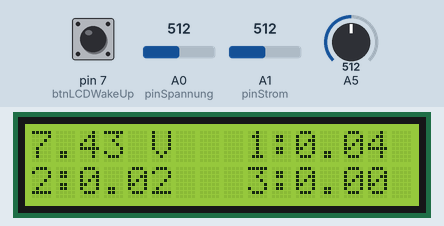
A sketch run on a simulated Arduino Uno, built with avr-gcc and run on an emulated ATmega328P. Shown: 16×2 character LCD. The test bench sets the inputs (shaded band); at power-on: A5 = 512, A1 (pinStrom) = 512, A0 (pinSpannung) = 512, pin 7 (btnLCDWakeUp) LOW. What the sketch prints to the serial monitor is not drawn.

Above: at 1.2 s.
1.3 s: A5 set to 0
At 2.9 s:
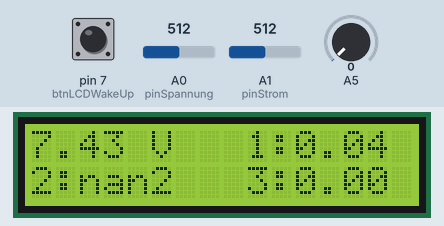
3.6 s: A1 (pinStrom) set to 716
At 4.0 s:
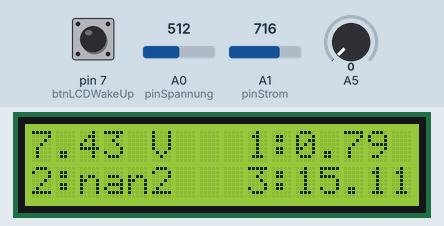
5.1 s: A0 (pinSpannung) set to 716
At 7.6 s:
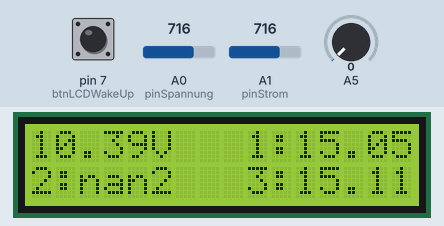
7.9 s: A5 set to 1023
At 9.4 s:
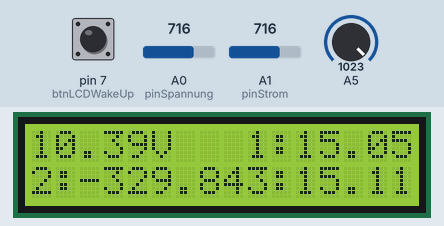
9.7 s: A0 (pinSpannung) set to 900
At 12.2 s:
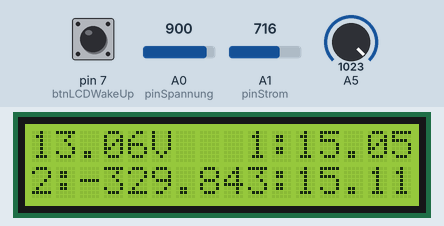
12.5 s: A1 (pinStrom) set to 900
At 13.2 s:
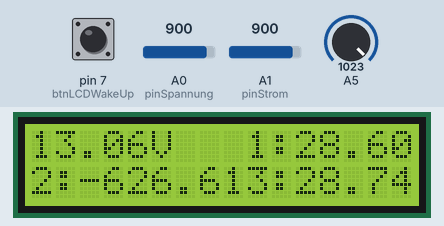
Timing chart, 0 to 15.3 s (numbered marks = the images above; inputs shaded):
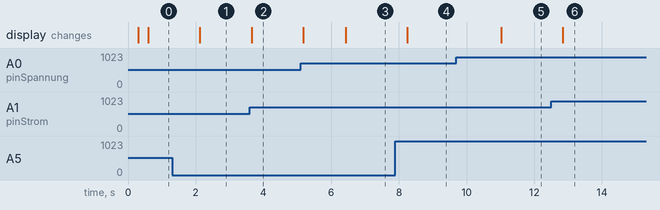

Measured:
- after the input at 1.3 s, the display: changes after 0.82 s (image 1)
- after the input at 3.6 s, the display: first changes after 0.05 s (image 2 shows a later state)
- after the input at 5.1 s, the display: first differs from a run without the input after 1.3 s (image 3)
- after the input at 7.9 s, the display: changes after 0.34 s (image 4)
- after the input at 9.7 s, the display: changes after 1.3 s (image 5)
- after the input at 12.5 s, the display: first changes after 0.34 s (image 6 shows a later state)

The sketch:

WoMoUNO.ino
```cpp
#include <LiquidCrystal.h>
LiquidCrystal lcd(12, 11, 5, 4, 3, 2);

//debug on/off
boolean debugPWR = true; //debug Anteil Strom- Spannungsmessung ON OFF
boolean debugDIM = false; //debug Dimmer Display ON OFF

//Eingangspin
int pinSpannung = A0; //AnalogIn Spannung
int pinStrom = A1; //AnalogIn Strom
int pinLCDDim = 6; //DigitalOut DimmLCD
int btnLCDWakeUp = 7; //DigitalIn zum einschalten LCD
//float aryStrom[10];
float strom;
int count = 0; // Counter zu zaehlen der Durchlaefe


//LCD-Helligkeit
int dimDefault = 150; //Default Helligkeit 0-255
int dim = dimDefault; //Variable zum setzen des Dim-Werts
long previousMillis = 0; // speichert die Zeit wann die Helligkeit das letzte mal geändert wurde
long LCDDimInterval = 50000; // Zeit in Minuten wann das Display abgedunkelt werden soll

/*
// Funktion zum anpassen der helligkeit.
// @param int change   -  relative Aenderung des aktuellen Wertes
//
void set_backlight(int change) {
  if(debugDIM){Serial.print(" dim= ")};
  if(debugDIM){Serial.println(dim)};
  //dim = dim + change;
  dim = change;
  //pruefen auf erlaubten wertebereich 0 - 255
  if(debugDIM){Serial.print(" dim + chnage= ")};
  if(debugDIM){Serial.println(dim)};
  if ( dim < 0 ) dim =0;
  if (dim > 255 ) dim = 255;
  if (debugDIM){Serial.print("setting dim = ")};
  if(debugDIM){Serial.println(dim)};
  //schreiben der Helligkeit
  analogWrite(pinLCDDim,dim);
}
*/

void setup() {


  //analogReference(EXTERNAL);

  //LCD initialiesieren
  lcd.begin(16, 2);
  analogWrite(pinLCDDim, dimDefault); //Displayhelligkeit auf Defaultwert setzen

  pinMode(btnLCDWakeUp, INPUT);

  //Serielle Schnitstelle für Ausgabe öffnen
  if(debugPWR || debugDIM){Serial.begin(9600);}
  if(debugPWR || debugDIM){Serial.println("Get Strom & Spannung");}
  //Serial.begin(9660);
}

void loop() {
  //Counter zur Auswertung wieviele Durchlaeufe berets erfogt sind
  //count=count++;

  //aktuelle Laufzeit fuer Dimmer LCD
  unsigned long currentMillis = millis()/1000/60; //aktuelle Laufzeit

  //Button LCDWakeUp abfragen Displaybelaechtung ON
  if (digitalRead(btnLCDWakeUp)) {
    // turn LCD on:
    analogWrite(pinLCDDim, dimDefault);
    dim = dimDefault; // aktuellen Dimmwert setzen
    if(debugDIM){Serial.print("Wakeupbutton pressed > ");}
    if(debugDIM){Serial.print("Set Dim to:");}
    if(debugDIM){Serial.println(dimDefault);}
    previousMillis = currentMillis; // Timer bis fade off neu setzen
  }

  //Spannung
  lcd.setCursor(0, 0);

/*
  const float Batt_div = 1024.0 / 5.00 / (10000+5000) * 5000.0;
  if(debugPWR){Serial.print(analogRead(pinSpannung));}
  if(debugPWR){Serial.print(" ");}
  if(debugPWR){Serial.print(analogRead(pinSpannung)/Batt_div);}
  if(debugPWR){Serial.print("V ");}*/

  float spannung= readSpannung(100);
  lcd.print(spannung);
  if(spannung<10){
    lcd.print(" V");
  }else{
    lcd.print("V");
  }
  //Strom


  //NEW
  //richtige Ausgabe
  /*
  strom = (ACS712read(100));
  lcd.setCursor(10, 0);
  lcd.print((float)strom);
  if(debugPWR){Serial.print(analogRead(pinStrom));}
  if(debugPWR){Serial.print(" ");}
  if(debugPWR){Serial.println(strom);}
  Serial.println(readVccArduino());
  //Serial.println(readACS714());
  //endNEW
  //LCD-Zelle neu schreiben wenn kein Vorzeichen Minus
  if (strom >=0){
    lcd.setCursor(14,0);
    lcd.print(" ");
  }

  lcd.setCursor(15,0);
  lcd.print("A");
  */
  //test Ausgabe

  strom = (ACS712read5V(100));
  lcd.setCursor(9, 0);
  lcd.print("1:");
  lcd.print((float)strom);
  Serial.print("1:");
  Serial.print(strom);

  strom = (ACS712read33V(100));
  lcd.setCursor(0, 1);
  lcd.print("2:");
  lcd.print((float)strom);
  Serial.print(" 2:");
  Serial.print(strom);

  strom = (readACS714());
  lcd.setCursor(9, 1);
  lcd.print("3:");
  lcd.print((float)strom);
  Serial.print(" 3:");
  Serial.println(strom);


  delay(1000);

  //Dimmen der Displayhelligkeit nach LCDDimInterval in Millisekunden
  if(debugDIM){Serial.print(millis());}
  if(debugDIM){Serial.print(" currentMillis:");}
  if(debugDIM){Serial.print(currentMillis);}
  if(debugDIM){Serial.print(" previousMillis:");}
  if(debugDIM){Serial.print(previousMillis);}
  if(debugDIM){Serial.print(" LCDDimInterval:");}
  if(debugDIM){Serial.print(LCDDimInterval);}
  if(debugDIM){Serial.print(" dim=:");}
  if(debugDIM){Serial.println(dim);}
  if(currentMillis - previousMillis >= LCDDimInterval && dim>0) {
    previousMillis = currentMillis;
    do{
      dim --;
      if(debugDIM){Serial.print("Set DIM to:");}
      if(debugDIM){Serial.println(dim);}
      analogWrite(pinLCDDim,dim);
      delay(10);
    }while(dim>0);
  }
}

float ACS712read5V(int mitteln) {
// Den ACS712 Stromsensor auslesen
// Sens ist im Datenblatt auf Seite 2 mit 185 angegeben.
// Für meinen Sensor habe ich 186 ermittelt bei 5.0V Vcc.
// Sens nimmt mit ca. 38 pro Volt VCC ab.
//
// 3,3V muss zu Analog Eingang 5 gebrückt werden.
// Der Sensoreingang ist Analog 1
//
// Parameter mitteln : die Anzahl der Mittlungen
//
// Matthias Busse 9.5.2014 Version 1.0

float sense=66.0;           // mV/A Datenblatt Seite 2
float sensdiff=80.0;         // sense nimmt mit ca. sensdiff/V Vcc ab.
float vcc, vsensor, amp, ampmittel=0;
int i;

  for(i=0;i< mitteln;i++) {
    //vcc = (float) 3.30 / analogRead(5) * 1023.0;    // Versorgungsspannung ermitteln
    vcc = (float)readVccArduino()/1000;
    vsensor = (float) analogRead(1) * vcc / 1023.0; // Messwert auslesen
    vsensor = (float) vsensor - (vcc/2);            // Nulldurchgang (vcc/2) abziehen
    sense = (float) 66.0 - ((5.00-vcc)*sensdiff);  // sense für Vcc korrigieren
    amp = (float) vsensor /sense *1000 ;            // Ampere berechnen
    ampmittel += amp;                               // Summieren
  }
  //Serial.println();
  //Serial.print(vcc,5);
  //Serial.print(" ");
  //Serial.println(analogRead(5));

  return ampmittel/mitteln;
}

float ACS712read33V(int mitteln) {
// Den ACS712 Stromsensor auslesen
// Sens ist im Datenblatt auf Seite 2 mit 185 angegeben.
// Für meinen Sensor habe ich 186 ermittelt bei 5.0V Vcc.
// Sens nimmt mit ca. 38 pro Volt VCC ab.
//
// 3,3V muss zu Analog Eingang 5 gebrückt werden.
// Der Sensoreingang ist Analog 1
//
// Parameter mitteln : die Anzahl der Mittlungen
//
// Matthias Busse 9.5.2014 Version 1.0

float sense=66.0;           // mV/A Datenblatt Seite 2
float sensdiff=40.0;         // sense nimmt mit ca. sensdiff/V Vcc ab.
float vcc, vsensor, amp, ampmittel=0;
int i;

  for(i=0;i< mitteln;i++) {
    vcc = (float) 3.30 / analogRead(5) * 1023.0;    // Versorgungsspannung ermitteln
    vsensor = (float) analogRead(1) * vcc / 1023.0; // Messwert auslesen
    vsensor = (float) vsensor - (vcc/2);            // Nulldurchgang (vcc/2) abziehen
    sense = (float) 66.0 - ((5.00-vcc)*sensdiff);  // sense für Vcc korrigieren
    amp = (float) vsensor /sense *1000 ;            // Ampere berechnen
    ampmittel += amp;                               // Summieren
  }
  //Serial.println();
  //Serial.print(vcc,5);
  //Serial.print(" ");
  //Serial.println(analogRead(5));

  return ampmittel/mitteln;
}

// anderer Versuch
float readACS714(){
  double AnalogIn = analogRead(1);  // Read  analog value
  int Sensitivity    = 66; // mV/A

  // If you use a "normal" Arduino
  long   InternalVcc    = readVccArduino();
  //Serial.println(InternalVcc);
  // If you use a Arduino Mega
  //long   InternalVcc    = readVccArduinoMega();

  double ZeroCurrentVcc = InternalVcc / 2;
  //Serial.println(ZeroCurrentVcc);
  float SensedVoltage  = (AnalogIn * InternalVcc) / 1024;
  //Serial.println(SensedVoltage);
  float Difference     = SensedVoltage - ZeroCurrentVcc;
  //Serial.println(Difference);
  float SensedCurrent  = Difference / Sensitivity;

  //Serial.print("Current: ");
  //Serial.println(SensedCurrent);
  return SensedCurrent;

}

long readVccArduino() {
  long result;
  // Read 1.1V reference against AVcc
  ADMUX = _BV(REFS0) | _BV(MUX3) | _BV(MUX2) | _BV(MUX1);
  delay(2); // Wait for Vref to settle
  ADCSRA |= _BV(ADSC); // Convert
  while (bit_is_set(ADCSRA,ADSC));
  result = ADCL;
  result |= ADCH<<8;
  result = 1126400L / result; // Back-calculate AVcc in mV
  return result;
}

float readSpannung(int mitteln){
  float Batt_div, volt, voltmittel = 0, sensdiff;
  int i;
  sensdiff = 0.8;
  for(i=0;i< mitteln;i++) {
    //Batt_div = 1024.0 / 5.00 / (10000+5000) * 5000.0;
    //Batt_div = 1024.0 / 5.00 / (10+5) * 5000.0;
    Batt_div = 1023.0 / ((float) readVccArduino() /1000) / (10000+5000) * 5000.0;
    Batt_div = Batt_div + sensdiff;

    volt = analogRead(0)/Batt_div;
    voltmittel += volt;
  }

  if(debugPWR){Serial.print(analogRead(pinSpannung));}
  if(debugPWR){Serial.print(" ");}
  if(debugPWR){Serial.print(voltmittel / mitteln);}
  //if(debugPWR){Serial.print(volt);}
  if(debugPWR){Serial.print("V ");}
  if(debugPWR){Serial.print(readVccArduino());}
  if(debugPWR){Serial.print("V ");}
  return voltmittel / mitteln;
  //return volt;
}
```
